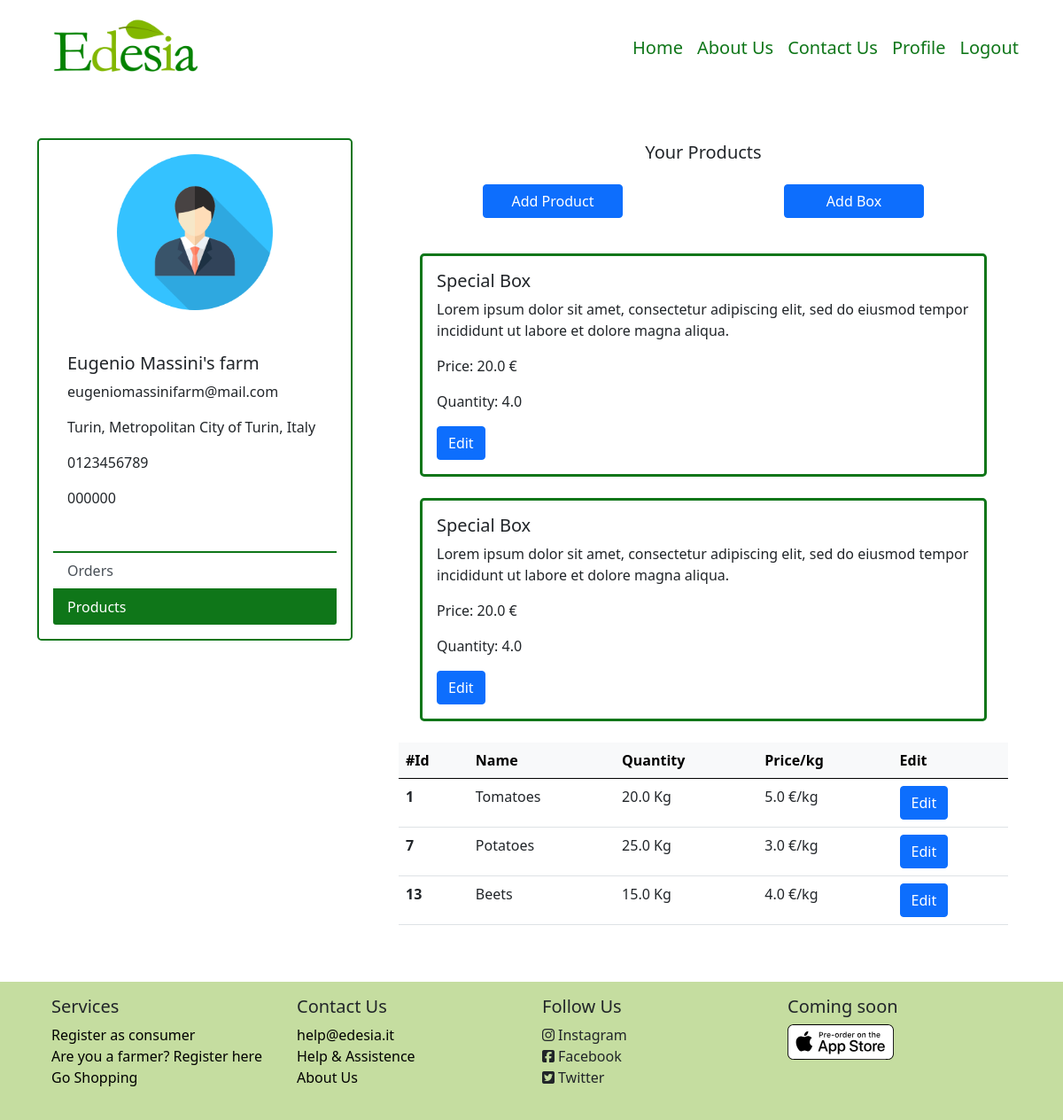
/supplier/7/products (signed in), run on the app's committed database.
### model.py (models this page shows, shortened)
class Supplier (db.Model):
    id = db.Column(db.Integer, db.ForeignKey('user.id'), primary_key=True)
    supplier_name = db.Column(db.String(50), nullable=False)
    supplier_address = db.Column(db.String(100), nullable=False)
    supplier_city = db.Column(db.String(50))
    supplier_phone = db.Column(db.String(12), nullable=False)
    piva = db.Column(db.String(25), nullable=False)
    description = db.Column(db.String(500), nullable=True)
    __mapper_args__ = {
        'polymorphic_identity': 'supplier',
    }

class User (UserMixin, db.Model):
    id = db.Column(db.Integer, primary_key=True)  # Auto-incrementing
    email = db.Column(db.String(50), unique=True, nullable=False)
    name = db.Column(db.String(50), nullable=False)
    password_hash = db.Column(db.String(200), nullable=False)
    roleid = db.Column(db.Integer, db.ForeignKey('role.id'))
    type = db.Column(db.String(30))
    __mapper_args__ = {
        'polymorphic_identity': 'user',
        'polymorphic_on': type
    }

class Product (db.Model):
    id = db.Column(db.Integer, primary_key=True)
    box = db.Column(db.Boolean)
    supplier_id = db.Column(db.Integer, db.ForeignKey('supplier.id'))
    name = db.Column(db.String, nullable=False)
    price = db.Column(db.Float, nullable=False)
    quantity = db.Column(db.Float, nullable=False)
    description = db.Column(db.Text)

### app.py (the view, shortened to what this page needs)
@app.route('/supplier/<int:id>/<page>', methods=['GET', 'POST'])
@login_required
def supplier(id, page):
    supplier = Supplier.query.filter_by(id=id).first()
    user = User.query.filter_by(id=id).first()
    if page == "orders":
        orders = Order.query.filter_by(supplier_id=id).all()
        l_order_cons = []
        class OrderCons():
            def __init__(self, order, content, consumer):
                self.order = order
                self.content = content
                self.consumer = consumer
        for o in orders:
            products = []
            lines = OrderLine.query.filter_by(order_id=o.id).all()
            consumer = Consumer.query.filter_by(id=o.consumer_id).first()
            for l in lines:
                products.append(l)
            l_order_cons.append(OrderCons(o, products, consumer))
        return render_template('Pages/profile/profile_supplier-orders.html', supplier=supplier, user=user, orders=l_order_cons)
    elif page == "products":
        products = Product.query.filter_by(supplier_id=id).all()
        return render_template('Pages/profile/profile_supplier-products.html', supplier=supplier, user=user, products=products)

### model.py (called while the page is built)
@login_manager.user_loader
def load_user(user_id):
    return User.query.get(int(user_id))

### templates/Pages/profile/profile_supplier-products.html
{% extends 'Pages/profile/profile-supplier.html' %}
{% block specific %}
                    <div class="row text-center">
                        <h5>Your Products</h5>
                        <div class="row row-cols-lg-2 m-auto p-3">
                            <div class="col">
                                <a class="btn btn-primary w-50 m-auto" href="{{ url_for('supplier', id=user.id, page='add-product')}}">Add Product</a>
                            </div>
                            <div class="col">
                                <a class="btn btn-primary w-50 m-auto" href="{{ url_for('supplier', id=user.id, page='add-box')}}">Add Box</a>
                            </div>
                        </div>
                    </div>
                    {% for product in products %}
                        {% if product.box %}
                            <div class="card m-4 rounded-3 border-3" id="cardResult">
                                <div class="row">
                                    <div class="col-lg">
                                        <div class="card-body">
                                            <h5 class="card-title">
                                                {{ product.name }}
                                            </h5>
                                            <p class="card-text">{{ product.description}}</p>
                                            <p class="card-text">Price: {{ product.price }} €</p>
                                            <p class="card-text">Quantity: {{ product.quantity }}</p>
                                            <a class="btn btn-primary">Edit</a>
                                        </div>
                                    </div>
                                </div>
                            </div>
                        {% endif %}
                    {% endfor %}
                    <div class="table-responsive-lg">
                        <table class="table table-hover">
                            <thead class="table-light">
                                <tr>
                                    <th scope="col">#Id</th>
                                    <th scope="col">Name</th>
                                    <th scope="col">Quantity</th>
                                    <th scope="col">Price/kg</th>
                                    <th scope="col">Edit</th>
                                </tr>
                            </thead>
                            <tbody>
                            {% for product in products %}
                                {% if product.box == False %}
                                    <tr>
                                        <th scope="row">{{ product.id }}</th>
                                        <td>{{ product.name }}</td>
                                        <td>{{ product.quantity }} Kg</td>
                                        <td>{{ product.price }} €/kg</td>
                                        <td><button class="btn btn-primary" type="button">Edit</button></td>
                                    </tr>
                                {% endif %}
                            {% endfor %}
                            </tbody>
                        </table>
                    </div>
{% endblock %}

### templates/Pages/profile/profile-supplier.html (shortened to what this page needs)
{% extends 'Components/base.html' %}
{% block body %}
    <div class="container-lg min-vh-100">
        <div class="row mt-5 mb-5">
            <div class="col-md-4">
                <div class="card m-auto rounded-3 border-2" id="cardProfileConsumer">
                    <img src="/static/images/avatar.png" class="card-img-top mt-3 mb-3 m-auto" style="width: 50%">
                    <div class="card-body m-3">
                        <h5 class="card-title">{{ supplier.supplier_name }}</h5>
                        <p class="card-text">{{ user.email }}</p>
                        <p class="card-text">{{ supplier.supplier_address }}</p>
                        <p class="card-text">{{ supplier.supplier_phone }}</p>
                        <p class="card-text">{{ supplier.piva }}</p>
                    </div>
                    <div class="list-group list-group-flush m-3" id="mylist">
                        {% if products %}
                            <a class="list-group-item list-group-item-action" href="{{ url_for('supplier', id=supplier.id, page='orders')}}">Orders</a>
                            <a class="list-group-item list-group-item-action active" href="{{ url_for('supplier', id=supplier.id, page='products')}}">Products</a>
                        {% else %}
                            <a class="list-group-item list-group-item-action active" href="{{ url_for('supplier', id=supplier.id, page='orders')}}">Orders</a>
                            <a class="list-group-item list-group-item-action" href="{{ url_for('supplier', id=supplier.id, page='products')}}">Products</a>
                        {% endif %}
                    </div>
                </div>
            </div>
             <div class="col">
                    <div class="container-fluid m-1">
                    {% block specific %}
                    {% endblock %}
                    </div>
             </div>
        </div>
    </div>
{% endblock %}

### static/personal.css (style rules this page uses)
#searchBar input, #cardResult, #cardProfileConsumer { border-color: #0F7619;; }
#mylist .active { background-color: #0F7619; border-color: #0F7619; }

### data on the page
Supplier: supplier_name "Eugenio Massini's farm", supplier_address "Turin, Metropolitan City of Turin, Italy", supplier_phone "0123456789", piva "000000"
User: email "eugeniomassinifarm@mail.com"
Product: name "Special Box", description "Lorem ipsum dolor sit amet, consectetur adipiscing elit, sed do eiusmod tempor incididunt ut labore et dolore magna aliqua.", price "20.0", quantity "4.0"
Product: name "Special Box", description "Lorem ipsum dolor sit amet, consectetur adipiscing elit, sed do eiusmod tempor incididunt ut labore et dolore magna aliqua.", price "20.0", quantity "4.0"
Product: id "1", name "Tomatoes", quantity "20.0", price "5.0"
Product: id "7", name "Potatoes", quantity "25.0", price "3.0"
Product: id "13", name "Beets", quantity "15.0", price "4.0"
